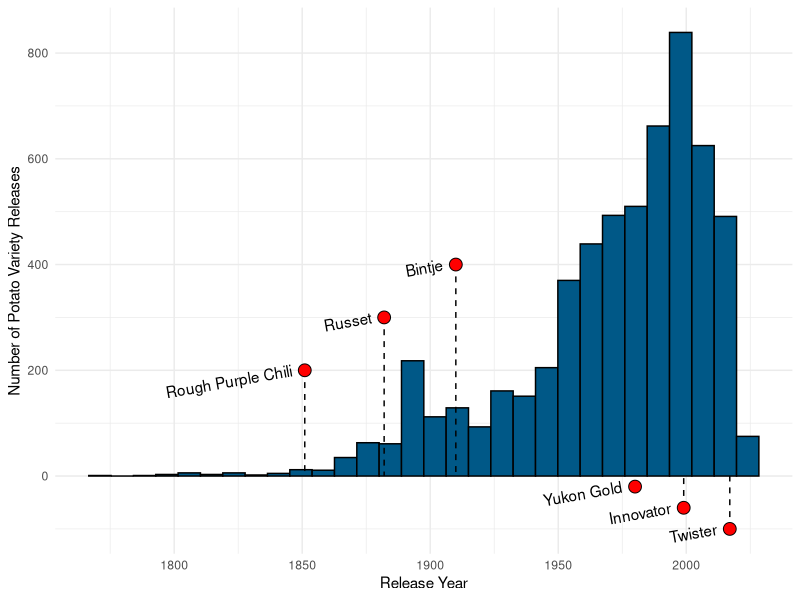

Source code (R):
## ---- chunk 1
#| fig.cap: "Binned number of released cultivars since 1750 where the year of release was known (van Berloo et al., 2007)."
#| label: "fig-varieties"
#| warning: false
#| echo: false
library(data.table)
library(ggplot2)
getThese <- c(twister = "Twister", bintje = "Bintje", `yukon gold` = "Yukon Gold", innovator = "Innovator",
`reading russet` = "Russet", `rough purple chili` = "Rough Purple Chili")
dat <- fread("./tbl.tsv")[, .(name, year)]
#doing this stepwise
dat[, year := as.numeric(gsub("<|>", "", year))
    ][, name := gsub("find progeny of (.*)\\s{3,10}.*$", "\\1", name)
       ][, name := trimws(tolower(name))]
dit <- unique(dat[!is.na(year)])
dit[, Name := getThese[name]]
setorder(dit, year)
coords <- c(200, 300, 400, -20, -60, -100)
ggplot(dit, aes(x = year)) + geom_histogram(color = "black", fill = "#005887") +
    geom_segment(data = dit[!is.na(Name)], aes(y = coords, yend = 0, xend = year, x = year),
                 color = "black", lty = 2) +
    geom_point(data = dit[!is.na(Name)], aes(y = coords), size = 4, fill = "red", pch = 21) +
geom_text(
        data = dit[!is.na(Name)],
    aes(label = Name, y = coords, x = year),
    angle = 10,
    nudge_x = -5,
    hjust = 1) +
  xlab("Release Year") + theme_minimal() +
  ylab("Number of Potato Variety Releases")
